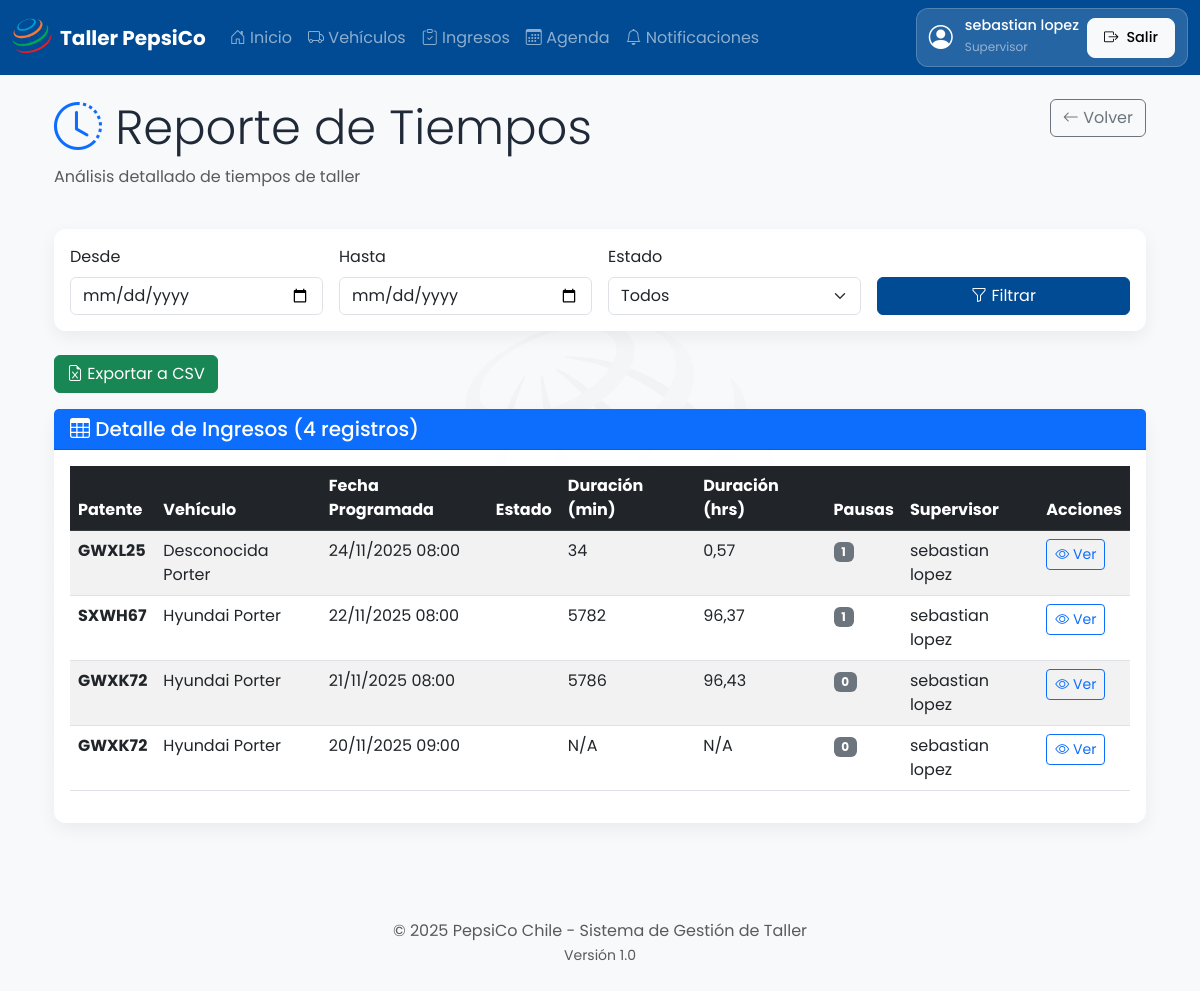
/reportes/tiempos/ (signed in), run on the app's committed database.
### usuarios/models.py (models this page shows, shortened)
class Usuario(AbstractUser):
    class Rol(models.TextChoices):
        ADMIN = 'ADMIN', 'Administrador'
        SUPERVISOR = 'SUPERVISOR', 'Supervisor'
        MECANICO = 'MECANICO', 'Mecánico'
        CHOFER = 'CHOFER', 'Chofer'
        GUARDIA = 'GUARDIA', 'Guardia'
        BODEGA = 'BODEGA', 'Bodega'
        EHS = 'EHS', 'EHS (Seguridad)'
    username = None  # Desactivar username
    email = models.EmailField('Correo electrónico', unique=True)
    nombre = models.CharField('Nombre completo', max_length=200)
    rut = models.CharField('RUT', max_length=12, unique=True)
    telefono = models.CharField('Teléfono', max_length=20, blank=True)
    rol = models.CharField('Rol', max_length=20, choices=Rol.choices, default=Rol.CHOFER)
    activo = models.BooleanField('Activo', default=True)
    fecha_creacion = models.DateTimeField('Fecha de creación', auto_now_add=True)
    objects = UsuarioManager()  # Asignar el manager personalizado
    USERNAME_FIELD = 'email'
    REQUIRED_FIELDS = ['nombre', 'rut']
    class Meta:
        verbose_name = 'Usuario'
        verbose_name_plural = 'Usuarios'
        ordering = ['nombre']

### ingresos/models.py (models this page shows, shortened)
class IngresoTaller(models.Model):
    class Estado(models.TextChoices):
        PROGRAMADO = 'PROGRAMADO', _('Programado')
        EN_PROCESO = 'EN_PROCESO', _('En Proceso')
        EN_PAUSA = 'EN_PAUSA', _('En Pausa')
        TERMINADO = 'TERMINADO', _('Terminado')
        RETIRADO = 'RETIRADO', _('Retirado')
        CANCELADO = 'CANCELADO', _('Cancelado')
    vehiculo = models.ForeignKey(
        Vehiculo,
        on_delete=models.PROTECT,
        related_name='ingresos',
        verbose_name=_('vehículo')
    )
    fecha_programada = models.DateTimeField(_('fecha programada'))
    fecha_llegada = models.DateTimeField(_('fecha de llegada'), null=True, blank=True)
    fecha_inicio = models.DateTimeField(_('fecha de inicio'), null=True, blank=True)
    fecha_termino = models.DateTimeField(_('fecha de término'), null=True, blank=True)
    estado = models.CharField(
        _('estado'),
        max_length=20,
        choices=Estado.choices,
        default=Estado.PROGRAMADO
    )
    motivo = models.TextField(_('motivo del ingreso'))
    observaciones = models.TextField(_('observaciones'), blank=True)
    repuesto_necesario = models.CharField(_('repuesto necesario'), max_length=255, blank=True)
    kilometraje_ingreso = models.PositiveIntegerField(_('kilometraje al ingreso'), null=True, blank=True)
    chofer = models.ForeignKey(
        Usuario,
        on_delete=models.SET_NULL,
        null=True,
        blank=True,
        related_name='ingresos_como_chofer',
        verbose_name=_('chofer')
    )
    supervisor = models.ForeignKey(
        Usuario,
        on_delete=models.SET_NULL,
        null=True,
        blank=True,
        related_name='ingresos_supervisados',
        verbose_name=_('supervisor')
    )
    registro_guardia = models.ForeignKey(
        'RegistroGuardia',
        on_delete=models.SET_NULL,
        null=True,
        blank=True,
        related_name='ingresos_taller',
        verbose_name=_('registro de guardia')
    )
    maquina = models.ForeignKey(
        Maquina,
        on_delete=models.SET_NULL,
        null=True,
        blank=True,
        related_name='ingresos',
        verbose_name=_('máquina asignada')
    )
    fecha_creacion = models.DateTimeField(_('fecha de creación'), auto_now_add=True)
    fecha_modificacion = models.DateTimeField(_('fecha de modificación'), auto_now=True)
    class Meta:
        verbose_name = _('ingreso al taller')
        verbose_name_plural = _('ingresos al taller')
        ordering = ['-fecha_programada']
        indexes = [
            models.Index(fields=['vehiculo', 'estado']),
            models.Index(fields=['fecha_programada']),
            models.Index(fields=['estado']),
        ]
    @property
    def duracion_total_minutos(self):
        if self.fecha_inicio and self.fecha_termino:
            delta = self.fecha_termino - self.fecha_inicio
            return int(delta.total_seconds() / 60)
        return None

### vehiculos/models.py (models this page shows, shortened)
class Vehiculo(models.Model):
    class TipoVehiculo(models.TextChoices):
        CAMION = 'CAMION', _('Camión')
        CAMIONETA = 'CAMIONETA', _('Camioneta')
        FURGON = 'FURGON', _('Furgón')
        OTRO = 'OTRO', _('Otro')
    patente = models.CharField(_('patente'), max_length=10, unique=True)
    marca = models.CharField(_('marca'), max_length=50)
    modelo = models.CharField(_('modelo'), max_length=50)
    año = models.PositiveIntegerField(_('año'))
    vin = models.CharField(_('VIN'), max_length=17, unique=True, blank=True, null=True)
    tipo = models.CharField(
        _('tipo de vehículo'),
        max_length=20,
        choices=TipoVehiculo.choices,
        default=TipoVehiculo.CAMION
    )
    flota = models.CharField(_('flota'), max_length=50, blank=True)
    kilometraje = models.PositiveIntegerField(_('kilometraje'), default=0)
    activo = models.BooleanField(_('activo'), default=True)
    fecha_creacion = models.DateTimeField(_('fecha de creación'), auto_now_add=True)
    fecha_modificacion = models.DateTimeField(_('fecha de modificación'), auto_now=True)
    class Meta:
        verbose_name = _('vehículo')
        verbose_name_plural = _('vehículos')
        ordering = ['patente']
        indexes = [
            models.Index(fields=['patente']),
            models.Index(fields=['activo']),
        ]

### reportes/views.py (the view)
# urls.py: path('tiempos/', views.reporte_tiempos, name='reporte_tiempos'),
@login_required
@role_required(['ADMIN', 'SUPERVISOR'])
def reporte_tiempos(request):
    fecha_desde = request.GET.get('fecha_desde')
    fecha_hasta = request.GET.get('fecha_hasta')
    estado = request.GET.get('estado', '')
    if not fecha_desde:
        fecha_desde = (timezone.now() - timedelta(days=30)).date()
    if not fecha_hasta:
        fecha_hasta = timezone.now().date()
    ingresos = IngresoTaller.objects.filter(
        fecha_programada__range=[fecha_desde, fecha_hasta]
    ).select_related('vehiculo', 'supervisor')
    if estado:
        ingresos = ingresos.filter(estado=estado)
    ingresos_data = []
    for ingreso in ingresos:
        ingresos_data.append({
            'ingreso': ingreso,
            'duracion_minutos': ingreso.duracion_total_minutos,
            'duracion_horas': round(ingreso.duracion_total_minutos / 60, 2) if ingreso.duracion_total_minutos else 0,
            'num_pausas': ingreso.pausas.count(),
        })
    context = {
        'ingresos_data': ingresos_data,
        'fecha_desde': fecha_desde,
        'fecha_hasta': fecha_hasta,
        'estado': estado,
        'estados': IngresoTaller.Estado.choices,
    }
    return render(request, 'reportes/reporte_tiempos.html', context)

### templates/reportes/reporte_tiempos.html (shortened to what this page needs)
{% extends 'base.html' %}
{% block content %}
<div class="container-fluid">
    <div class="row mb-4">
        <div class="col-md-8">
            <h1 class="display-5">
                <i class="bi bi-clock-history text-primary"></i> Reporte de Tiempos
            </h1>
            <p class="text-muted">Análisis detallado de tiempos de taller</p>
        </div>
        <div class="col-md-4 text-end">
            <a href="{% url 'reportes_dashboard' %}" class="btn btn-outline-secondary">
                <i class="bi bi-arrow-left"></i> Volver
            </a>
        </div>
    </div>
    <div class="card card-pepsi mb-4">
        <div class="card-body">
            <form method="get" class="row g-3">
                <div class="col-md-3">
                    <label class="form-label">Desde</label>
                    <input type="date" name="fecha_desde" class="form-control" value="{{ fecha_desde }}">
                </div>
                <div class="col-md-3">
                    <label class="form-label">Hasta</label>
                    <input type="date" name="fecha_hasta" class="form-control" value="{{ fecha_hasta }}">
                </div>
                <div class="col-md-3">
                    <label class="form-label">Estado</label>
                    <select name="estado" class="form-select">
                        <option value="">Todos</option>
                    </select>
                </div>
                <div class="col-md-3 d-flex align-items-end">
                    <button type="submit" class="btn btn-pepsi-primary w-100">
                        <i class="bi bi-funnel"></i> Filtrar
                    </button>
                </div>
            </form>
        </div>
    </div>
    <div class="mb-3">
        <a href="{% url 'exportar_reporte_csv' %}?tipo=tiempos&fecha_desde={{ fecha_desde }}&fecha_hasta={{ fecha_hasta }}"
           class="btn btn-success">
            <i class="bi bi-file-earmark-excel"></i> Exportar a CSV
        </a>
    </div>
    <div class="card card-pepsi">
        <div class="card-header bg-primary text-white">
            <h5 class="mb-0"><i class="bi bi-table"></i> Detalle de Ingresos ({{ ingresos_data|length }} registros)</h5>
        </div>
        <div class="card-body">
            <div class="table-responsive">
                <table class="table table-hover table-striped">
                    <thead class="table-dark">
                        <tr>
                            <th>Patente</th>
                            <th>Vehículo</th>
                            <th>Fecha Programada</th>
                            <th>Estado</th>
                            <th>Duración (min)</th>
                            <th>Duración (hrs)</th>
                            <th>Pausas</th>
                            <th>Supervisor</th>
                            <th>Acciones</th>
                        </tr>
                    </thead>
                    <tbody>
                        {% for item in ingresos_data %}
                        <tr>
                            <td><strong>{{ item.ingreso.vehiculo.patente }}</strong></td>
                            <td>{{ item.ingreso.vehiculo.marca }} {{ item.ingreso.vehiculo.modelo }}</td>
                            <td>{{ item.ingreso.fecha_programada|date:"d/m/Y H:i" }}</td>
                            <td>
                            </td>
                            <td>{{ item.duracion_minutos|default:"N/A" }}</td>
                            <td>{{ item.duracion_horas|default:"N/A" }}</td>
                            <td><span class="badge bg-secondary">{{ item.num_pausas }}</span></td>
                            <td>{{ item.ingreso.supervisor.nombre|default:"N/A" }}</td>
                            <td>
                                <a href="{% url 'ingreso_detail' item.ingreso.pk %}" class="btn btn-sm btn-outline-primary">
                                    <i class="bi bi-eye"></i> Ver
                                </a>
                            </td>
                        </tr>
                        {% endfor %}
                    </tbody>
                </table>
            </div>
        </div>
    </div>
</div>
{% endblock %}

### templates/base.html (shortened to what this page needs)
<!DOCTYPE html>
{% load static %}
{% load custom_filters %}
<html lang="es">
<head>
    <link href="https://cdn.jsdelivr.net/npm/bootstrap@5.3.0/dist/css/bootstrap.min.css" rel="stylesheet">
    <link rel="stylesheet" href="https://cdn.jsdelivr.net/npm/bootstrap-icons@1.11.0/font/bootstrap-icons.css">
</head>
<body>
    <nav class="navbar navbar-expand-lg navbar-dark bg-pepsi-primary">
        <div class="container-fluid">
            <a class="navbar-brand d-flex align-items-center" href="{% url 'dashboard' %}">
                <img src="{% static 'img/pepsico-logo.png' %}" alt="PepsiCo" height="40" class="me-2">
                <span class="fw-bold">Taller PepsiCo</span>
            </a>
            <div class="collapse navbar-collapse" id="navbarNav">
                <ul class="navbar-nav">
                    {% if user.is_authenticated %}
                    <li class="nav-item">
                        <a class="nav-link" href="{% url 'dashboard' %}">
                            <i class="bi bi-house-door"></i> Inicio
                        </a>
                    </li>
                    {% if user.rol|upper == 'ADMIN' or user.rol|upper == 'SUPERVISOR' or user.rol|upper == 'BODEGA' or user.rol|upper == 'EHS' %}
                    <li class="nav-item">
                        <a class="nav-link" href="{% url 'vehiculos_list' %}">
                            <i class="bi bi-truck"></i> Vehículos
                        </a>
                    </li>
                    {% endif %}
                    {% if user.rol|upper != 'GUARDIA' and user.rol|upper != 'CHOFER' %}
                    <li class="nav-item">
                        <a class="nav-link" href="{% url 'ingresos_list' %}">
                            <i class="bi bi-clipboard-check"></i> Ingresos
                        </a>
                    </li>
                    {% endif %}
                    {% if user.rol|upper == 'SUPERVISOR' or user.rol|upper == 'ADMIN' %}
                    <li class="nav-item">
                        <a class="nav-link" href="{% url 'ingreso_create' %}">
                            <i class="bi bi-calendar3"></i> Agenda
                        </a>
                    </li>
                    {% elif user.rol|upper == 'GUARDIA' %}
                    <li class="nav-item">
                        <a class="nav-link" href="{% url 'guard_dashboard' %}">
                            <i class="bi bi-calendar3"></i> Agenda
                        </a>
                    </li>
                    {% endif %}
                    {% if user.rol|upper == 'SUPERVISOR' %}
                    <li class="nav-item">
                        <a class="nav-link position-relative" href="{% url 'supervisor_notificaciones' %}">
                            <i class="bi bi-bell"></i> Notificaciones
                        </a>
                    </li>
                    {% endif %}
                    {% endif %}
                </ul>
                <ul class="navbar-nav ms-auto gap-2">
                    {% if user.is_authenticated %}
                    <li class="nav-item d-flex" style="background-color: rgba(255, 255, 255, 0.15); padding: 0.5rem 0.75rem; border-radius: 12px; backdrop-filter: blur(10px); border: 1px solid rgba(255, 255, 255, 0.2); gap: 0.5rem; align-items: center;">
                        <div class="d-flex align-items-center" style="display: flex;">
                            <i class="bi bi-person-circle text-white" style="font-size: 1.5rem; margin-right: 0.75rem; flex-shrink: 0;"></i>
                            <div>
                                <div class="text-white" style="font-size: 0.9rem; font-weight: 500; line-height: 1.2;">
                                    {{ user.nombre|default:user.email }}
                                </div>
                                <small class="text-white-50" style="font-size: 0.75rem; line-height: 1;">{{ user.get_rol_display }}</small>
                            </div>
                        </div>
                        <a class="btn btn-light" href="{% url 'user_logout' %}" style="border-radius: 8px; padding: 0.5rem 1rem; font-weight: 500; font-size: 0.9rem; height: 2.5rem; display: flex; align-items: center; gap: 0.5rem; white-space: nowrap;">
                            <i class="bi bi-box-arrow-right"></i> Salir
                        </a>
                    </li>
                    {% else %}
                    <li class="nav-item">
                        <a class="nav-link" href="{% url 'account_login' %}">
                            <i class="bi bi-box-arrow-in-right"></i> Iniciar Sesión
                        </a>
                    </li>
                    {% endif %}
                </ul>
            </div>
        </div>
    </nav>
    <main class="container py-4">
        {% block content %}{% endblock %}
    </main>
    <footer class="bg-light text-center text-muted py-4 mt-5">
        <div class="container">
            <p class="mb-0">&copy; 2025 PepsiCo Chile - Sistema de Gestión de Taller</p>
            <small>Versión 1.0</small>
        </div>
    </footer>
</body>
</html>

### data on the page
Usuario: nombre "sebastian lopez", rol "Supervisor"
IngresoTaller: ingreso.vehiculo.patente "GWXL25", ingreso.vehiculo.marca "Desconocida", ingreso.vehiculo.modelo "Porter", ingreso.fecha_programada "24/11/2025 08:00", duracion_minutos "34", duracion_horas "0,57", num_pausas "1", ingreso.supervisor.nombre "sebastian lopez"
IngresoTaller: ingreso.vehiculo.patente "SXWH67", ingreso.vehiculo.marca "Hyundai", ingreso.vehiculo.modelo "Porter", ingreso.fecha_programada "22/11/2025 08:00", duracion_minutos "5782", duracion_horas "96,37", num_pausas "1", ingreso.supervisor.nombre "sebastian lopez"
IngresoTaller: ingreso.vehiculo.patente "GWXK72", ingreso.vehiculo.marca "Hyundai", ingreso.vehiculo.modelo "Porter", ingreso.fecha_programada "21/11/2025 08:00", duracion_minutos "5786", duracion_horas "96,43", num_pausas "0", ingreso.supervisor.nombre "sebastian lopez"
IngresoTaller: ingreso.vehiculo.patente "GWXK72", ingreso.vehiculo.marca "Hyundai", ingreso.vehiculo.modelo "Porter", ingreso.fecha_programada "20/11/2025 09:00", duracion_minutos "N/A", duracion_horas "N/A", num_pausas "0", ingreso.supervisor.nombre "sebastian lopez"

### other printed values
{{ ingresos_data|length }} "4"
